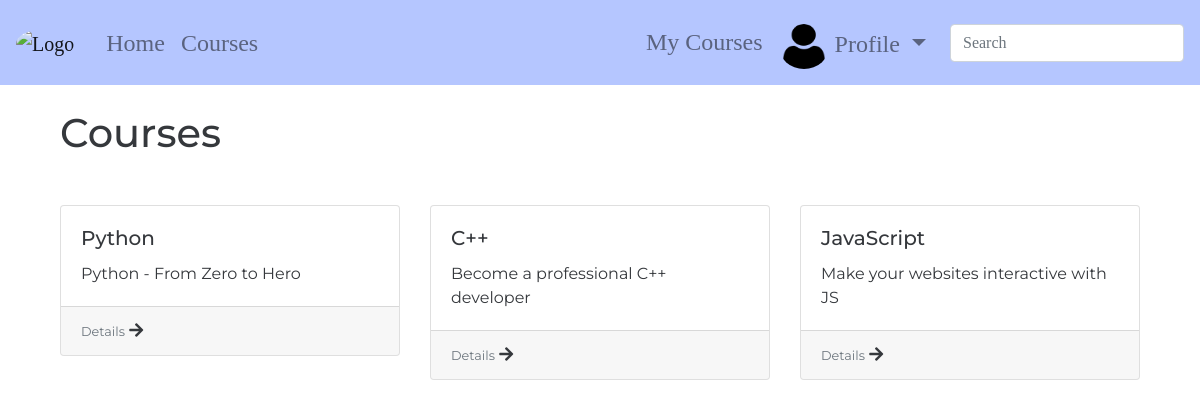
The app's page /courses/ (signed in) with its own data.
### accounts/models.py (models this page shows, shortened)
class CustomUser(AbstractUser, PermissionsMixin):
    email = models.EmailField(verbose_name='email', max_length=60, unique=True)
    username = models.CharField(max_length=30, unique=True)
    date_joined = models.DateTimeField(verbose_name='date joined', auto_now_add=True)
    last_login = models.DateTimeField(verbose_name='last login', auto_now=True)
    is_admin = models.BooleanField(default=False)
    is_active = models.BooleanField(default=True)
    is_staff = models.BooleanField(default=False)
    is_superuser = models.BooleanField(default=False)
    USERNAME_FIELD = 'email'
    REQUIRED_FIELDS = ['username', ]
    objects = CustomUserManager()

class Profile(models.Model):
    user = models.OneToOneField(settings.AUTH_USER_MODEL, related_name='profile', on_delete=models.CASCADE)
    first_name = models.CharField(max_length=40, null=True, blank=True)
    last_name = models.CharField(max_length=40, null=True, blank=True)
    phone = PhoneNumberField(max_length=20, null=True, blank=True)
    date_of_birth = models.DateField(null=True, blank=True)
    bio = models.TextField(null=True, blank=True)
    profile_pic = models.ImageField(null=True, blank=True, upload_to='images/profile_pics',
                                    default=get_default_profile_pic)

### courses/models.py (models this page shows, shortened)
class Course(models.Model):
    base_title = models.CharField(max_length=100)
    description = models.TextField(null=True, blank=True)
    slug = models.SlugField(allow_unicode=True, unique=True)

### courses/views.py (the view)
# urls.py: path('', views.CoursesList.as_view(), name='courses-list'),
class CoursesList(generic.ListView):
    model = course_models.Course
    template_name = 'courses/course_list.html'

### courses/templates/courses/course_list.html (shortened to what this page needs)
{% extends 'base.html' %}
{% block content %}
    <div class="container">
        <h1 class="mb-5">Courses</h1>
            <div class="row">
            {% for course in course_list  %}
                <div class="col-md-4 col-sm-6 col-xs-12">
                    <div class="card">
                        <div class="card-body">
                            <h5 class="card-title">{{ course.base_title }}</h5>
                            <p class="card-text">{{ course.description }}</p>
                        </div>
                        <div class="card-footer">
                            <p class="card-text d-inline">
                                <small class="text-muted">Details</small>
                            </p>
                            <i class="fas fa-arrow-right post_arrow_img d-inline"></i>
                        </div>
                    </div>
                </div>
            {%  endfor %}
            </div>
    </div>
{% endblock %}

### templates/base.html (shortened to what this page needs)
<!DOCTYPE html>
{% load static %}
{% load accounts_extras %}
<html lang="en">
<head>
    <link rel="stylesheet" href="https://stackpath.bootstrapcdn.com/bootstrap/4.5.2/css/bootstrap.min.css">
    <link rel="stylesheet" href="https://stackpath.bootstrapcdn.com/font-awesome/4.7.0/css/font-awesome.min.css">    <link href="https://fonts.googleapis.com/css?family=Montserrat" rel="stylesheet">
    <link rel="stylesheet" href="https://use.fontawesome.com/releases/v5.15.1/css/all.css">
    <link rel="stylesheet" href="{% static 'course_manager/css/master.css' %}">
</head>
<body>
    <nav class="smart_scroll navbar navbar-expand-lg navbar-light" id="baseNavbar">
        <a href="{% url 'homepage' %}" class="navbar-brand">
            <img id="blogLogo" src="" alt="Logo">
        </a>
        <div class="collapse navbar-collapse" id="basicExampleNav">
            <ul class="navbar-nav mr-auto ml-2">
                <li class="nav-item">
                    <a class="nav-link" href="{% url 'homepage' %}">Home</a>
                </li>
                <li class="nav-item">
                    <a class="nav-link" href="{% url 'courses:courses-list' %}">Courses</a>
                </li>
            </ul>
            {% if user.is_authenticated %}
                <ul class="navbar-nav ml-2 pr-3 nav-flex-icons">
                    <li class="nav-item mt-2">
                        <a class="nav-link" href="{% url 'courses:user-courses' %}">My Courses</a>
                    </li>
                    <li class="nav-item dropdown mt-2">
                        <a href="#" class="nav-link dropdown-toggle" id="navbarDropdownMenuLink-4" data-toggle="dropdown"
                          aria-haspopup="true" aria-expanded="false">
                            {% if user.profile.profile_pic %}
                                <img class="profile_pic" src="{{ user.profile.profile_pic.url }}" alt="User Profile Picture">
                            {% else %}
                                <img class="profile_pic" src="{% static 'course_manager/images/default_profile_pic_1.png' %}"
                                     alt="Default Profile Picture">
                            {% endif %}
                            Profile
                        </a>
                    </li>
                </ul>
            {% endif %}
            <form class="navbar-form form-inline" method="get" action=""
                  role="search" id="navbarSearchForm">
              <div class="md-form my-2">
                <input id="searchBarInput" class="input_field form-control mr-sm-2" name="q"
                       type="text" placeholder="Search" aria-label="Search">
              </div>
            </form>
        </div>
    </nav>
    <div id="wrap" class="wrapper flex-grow-1">
        <div id="main" class="container content main_content mt-4 mb-5">
            {% block content %}
            {% endblock %}
        </div>
    </div>
</body>
</html>

### static/course_manager/css/master.css (style rules this page uses)
body { height: 100%; background-color: rgba(255, 255, 255, 0.39); color: #35383c; font-family: 'Montserrat', sans-serif; }
#baseNavbar { background-color: #b5c6ff; font-family: 'Arvo', serif; font-size: 1.5rem; }
#blogLogo { width: 90px; height: 75px; border-radius: 50%; }
#navbarSearchForm input[type=text] { width: 100%; }
.profile_pic { width: 50px; height: 45px; border-radius: 50%; }

### records on screen
CustomUser: profile.profile_pic (picture)
Course: base_title "Python", description "Python - From Zero to Hero"
Course: base_title "C++", description "Become a professional C++ developer"
Course: base_title "JavaScript", description "Make your websites interactive with JS"
